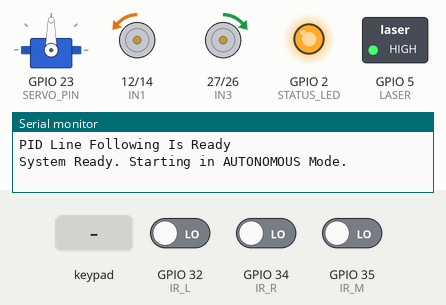
Simulated run of this sketch. Board: ESP32. On the bench: servo, motor-driver pin pairs drawn as motors (green arrow = first pin HIGH = forward, orange = second pin HIGH = backward, longer = more drive, scaled by the enable pin), switched loads named in the sketch (green lamp = pin HIGH), output pins drawn as LEDs (lit = HIGH), the last lines printed to the serial monitor. Inputs (shaded band) come from the test bench; at power-on: GPIO 32 (IR_L) LOW, GPIO 34 (IR_R) LOW, GPIO 35 (IR_M) LOW. Nothing arrives over Bluetooth unless stated.

Above: at 1.2 s.
1.3 s: key 'X' pressed
At 2.1 s:
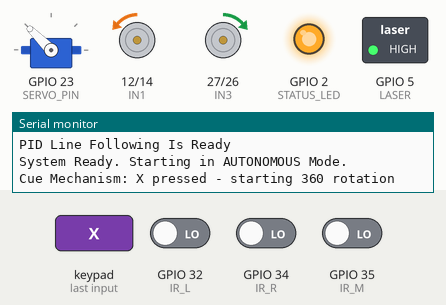
3.8 s: key 'T' pressed
At 8.91 s:
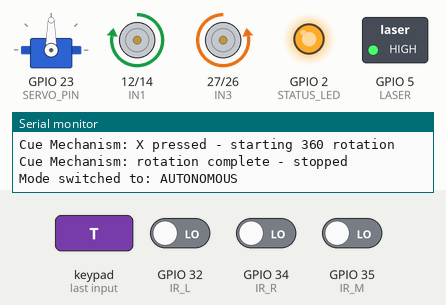
Timing chart, 0 to 10.5 s (numbered marks = the images above; inputs shaded):
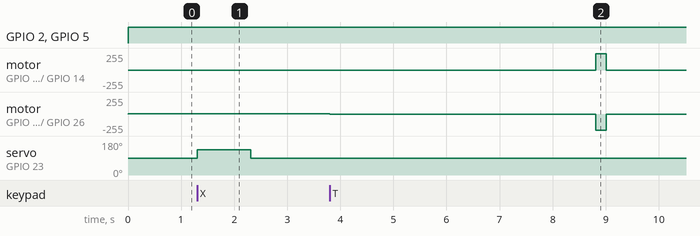

Measured:
- after the input at 1.3 s, servo on GPIO 23 (SERVO_PIN): 90° → 135° at once, → 90° 1.0 s later
- after the input at 3.8 s, motor on GPIO 12 (IN1) / GPIO 14 (IN2): backward 1/255 → stopped at once, → forward 244/255 5.0 s later, → stopped 0.20 s later; motor on GPIO 27 (IN3) / GPIO 26 (IN4): forward 1/255 → stopped at once, → backward 244/255 5.0 s later, → stopped 0.20 s later

The sketch:

Nightcrawler.ino
```cpp
#include <ps5Controller.h>
#include "Config.h"
#include "Motors.h"
#include "LineFollower.h"
#include "CueMechanism.h"

/* Robot Modes
*    AUTONOMOUS: Line Follower Mode
*    MANUAL: PS5 Controller Mode                     */
enum RobotMode { AUTONOMOUS, MANUAL };

/* Start As AUTONOMOUS Mode */
RobotMode currentMode = MANUAL;

bool lastTriangleState = false;

void setup() {
    Serial.begin(115200);
    pinMode(LASER, OUTPUT);
    pinMode(STATUS_LED, OUTPUT);
    initMotors();
    initSensors();
    initMechanism(SERVO_PIN);
    ps5.begin(PS5_MAC);

    Serial.println("System Ready. Starting in AUTONOMOUS Mode.");
}

void loop() {
    handleModeSwitching();

    if (currentMode == AUTONOMOUS) {
        runLineFollowerPID();
    } else {
        runManualControl();
    }

    delay(10); // Small delay to prevent watchdog timeout
}

void handleModeSwitching() {
    if (ps5.isConnected()) {
        digitalWrite(STATUS_LED, HIGH);
        digitalWrite(LASER, HIGH);
        bool triangleNow = ps5.Triangle();
        if (triangleNow && !lastTriangleState) {   // edge-triggered: fires once per press, not once per poll while held
            currentMode = (currentMode == AUTONOMOUS) ? MANUAL : AUTONOMOUS;

            // <<<<<<<<<<<<<<<<<< State transition cleanup >>>>>>>>>>>>>>>>>>
            stopMotors();              // never carry over motor speeds across a mode switch
            updateMechanism(false);    // false the cue mechanism

            if (currentMode == MANUAL) {
                // Leaving line-following: wipe the PID's error/integral/
                // derivative history so it doesn't reappear as a jolt When we switch back to AUTONOMOUS later. (BUG Mot3eb MOOOOT)
                resetLineFollowerPID();
            }

            /* Serial For Easier Debugging */
            Serial.print("Mode switched to: ");
            Serial.println(currentMode == AUTONOMOUS ? "AUTONOMOUS" : "MANUAL");
        }
        lastTriangleState = triangleNow;

    } else {
        digitalWrite(STATUS_LED, LOW);
        digitalWrite(LASER, LOW);
    }
}

void runManualControl() {
    if (!ps5.isConnected()) {
        stopMotors();
        return;
    }

    int lx = ps5.LStickX();
    int ly = ps5.LStickY();

    // <<<<<<<<<<<<<<<<<< Deadzone >>>>>>>>>>>>>>>>>>
    // Raw stick axes are roughly -128..127. Below this threshold the stick is considered neutral, which prevents drift/creep and PWM jitter from small resting offsets around center.
    if (abs(lx) < STICK_DEADZONE) lx = 0;
    if (abs(ly) < STICK_DEADZONE) ly = 0;

    // <<<<<<<<<<<<<<<<<< forward/steer >>>>>>>>>>>>>>>>>>>>>
    // intent, independent of which physical end of the chassis is currently the operational front:
    //   intentY > 0  -> stick pushed forward (up)
    //   intentX > 0  -> stick pushed right
    int intentY = map(ly, -128, 127, 255, -255);
    int intentX = map(lx, -128, 127, -MANUAL_MAX_STEER, MANUAL_MAX_STEER);

    // <<<<<<<<<<<<<<<<<< Manual-mode kinematic inversion >>>>>>>>>>>>>>>>>>>>>
    // In MANUAL mode the operational "front" is the physical BACK (Cue side), not the IR sensor side ( 3ashan Our Nightcrawler Is Creative Mooot )
    int speedY = -intentY;
    int steerX = -intentX;

    int leftMotor  = constrain(speedY + steerX, -MANUAL_MAX_SPEED, MANUAL_MAX_SPEED);
    int rightMotor = constrain(speedY - steerX, -MANUAL_MAX_SPEED, MANUAL_MAX_SPEED);

    setMotorSpeeds(leftMotor, rightMotor);

    /*<<<<<<<<<<<<<<< Serial For Easier Debugging >>>>>>>>>>>>>>> */
    // Serial.print("LX: ");   Serial.print(lx);
    // Serial.print(" LY: ");  Serial.print(ly);
    // Serial.print(" | speedY: "); Serial.print(speedY);
    // Serial.print(" steerX: ");   Serial.print(steerX);
    // Serial.print(" | L_motor: "); Serial.print(leftMotor);
    // Serial.print(" R_motor: ");   Serial.println(rightMotor);  /* Always Remember the Last One is Println ( 3ashan Msh Tefdal 2 hours msh 3aref el Code msh be respond leeeeeeeeeeeh ) */

    // /* Cue Control
    /*    Cross Button: Activate Cue Mechanism                     */
    updateMechanism(ps5.Cross());
}
```

CueMechanism.h
```cpp
#ifndef CUEMECHANISM_H
#define CUEMECHANISM_H

void initMechanism(int servoPin);
void updateMechanism(bool buttonHeld);

#endif
```

CueMechanism.ino
```cpp
#include <Arduino.h>
#include <ESP32Servo.h>
#include "CueMechanism.h"

Servo myServo;
static bool lastButtonHeld = false;

enum CueState { CUE_IDLE, CUE_SPINNING };
static CueState cueState = CUE_IDLE;
static unsigned long spinStartTime = 0;

const int CUE_SPIN_PULSE_US       = 2000;  // full speed, one direction
const int CUE_STOP_PULSE_US       = 1500;  // neutral / stop
const unsigned long CUE_ROTATION_MS = 1000;  // <-- TUNE THIS on your hardware

void initMechanism(int servoPin) {
    ESP32PWM::allocateTimer(1);
    ESP32PWM::allocateTimer(2);
    ESP32PWM::allocateTimer(3);

    myServo.setPeriodHertz(50);
    myServo.attach(servoPin, 500, 2500);
    myServo.writeMicroseconds(CUE_STOP_PULSE_US);  // make sure it starts stopped, not spinning
}

void updateMechanism(bool buttonHeld) {
    bool pressedNow = (buttonHeld && !lastButtonHeld);
    lastButtonHeld = buttonHeld;

    // Start a new cycle only if idle (ignores presses mid-spin)
    if (pressedNow && cueState == CUE_IDLE) {
        cueState = CUE_SPINNING;
        spinStartTime = millis();
        myServo.writeMicroseconds(CUE_SPIN_PULSE_US);
        Serial.println("Cue Mechanism: X pressed - starting 360 rotation");
    }

    if (cueState == CUE_SPINNING) {
        if (millis() - spinStartTime >= CUE_ROTATION_MS) {
            myServo.writeMicroseconds(CUE_STOP_PULSE_US);
            cueState = CUE_IDLE;
            Serial.println("Cue Mechanism: rotation complete - stopped");
        }
    }
    // CUE_IDLE: do nothing, servo stays stopped
}
```

LineFollower.h
```cpp
#ifndef LINEFOLLOWER_H
#define LINEFOLLOWER_H

/* Sensor Initialization
*    Intialize IR Sensor Pins                       */
void initSensors();
/* Start Line Follower
*    Start the line follower algorithm
*    Run Line Follower PID Control                     */
void runLineFollowerPID();

/* Reset PID State
*    Zeroes the error/integral/derivative accumulators and re-syncs the internal PID clock.
*    MUST be called whenever the robot leaves MODE_LINE_FOLLOWING so stale error/integral terms from before the  switch don't cause a jerk when the mode is re-entered.
*/
void resetLineFollowerPID();

#endif /* LINEFOLLOWER_H */
```

LineFollower.ino
```cpp
#include "Config.h"
#include "Motors.h"
#include "LineFollower.h"

static float error = 0, lastError = 0, integral = 0;
static unsigned long lastPIDTime = 0;

/* Checkpoint state machine states:
    CP_NONE:    no checkpoint sequence in progress
    CP_STOPPED: robot has stopped on the black strap, waiting for 5s dwell to complete
    CP_CLEARING: robot is creeping forward to clear the strap, waiting for 200ms creep to complete
    Used This Mechanism to avoid getting stuck in a loop of stopping and starting when the robot is on the black strap.
*/
enum CheckpointState { CP_NONE, CP_STOPPED, CP_CLEARING };
static CheckpointState cpState = CP_NONE; /* Intialize the checkpoint state machine to no checkpoint sequence in progress */
static unsigned long cpTimer = 0;  /* Timer for checkpoint dwell/clear timing */

static const unsigned long CHECKPOINT_STOP_MS  = 5000; // Wait time on the black strap
static const unsigned long CHECKPOINT_CLEAR_MS = 200;  // forward-creep time to clear the strap

void initSensors() {
    pinMode(IR_L, INPUT);
    pinMode(IR_M, INPUT);
    pinMode(IR_R, INPUT);

    lastPIDTime = millis();

    Serial.println("PID Line Following Is Ready ");
}

void resetLineFollowerPID() {
    error = 0;
    lastError = 0;
    integral = 0;
    lastPIDTime = millis();   // re-sync the clock so the next dt isn't inflated by time spent in another mode
    cpState = CP_NONE;        // abandon any in-progress checkpoint sequence 3ashan Lw El mode was switched mid-pause
}

void runLineFollowerPID() {
    /*<<<<<<<<<<<<<<<< Checkpoint >>>>>>>>>>>>>>>>*/
    // If a checkpoint sequence is already underway, service it and return
    if (cpState == CP_STOPPED) {
        if (millis() - cpTimer >= CHECKPOINT_STOP_MS) {
            // Move Forward To Over The Checkpoint
            setMotorSpeeds(-BASE_SPEED, -BASE_SPEED);
            cpTimer = millis();
            cpState = CP_CLEARING;
        }
        return; /* Lessa Mestany EL 5s Tekhlas */
    }

    if (cpState == CP_CLEARING) {
        if (millis() - cpTimer >= CHECKPOINT_CLEAR_MS) {
            stopMotors();
            // Reset PID state so the next time we enter line-following mode, we don't get a jerk from stale error/integral terms
            resetLineFollowerPID();
        }
        return; // Lessa Mestany EL 200ms Tekhlas
    }

    int L = digitalRead(IR_L);
    int M = digitalRead(IR_M);
    int R = digitalRead(IR_R);

    // Enter the checkpoint
    if (L == BLACK && M == BLACK && R == BLACK) {
        stopMotors();
        cpTimer = millis();
        cpState = CP_STOPPED;
        return;
    }

    if (L == BLACK && M == WHITE && R == WHITE)      error = -1;
    else if (L == BLACK && M == BLACK && R == WHITE) error = -2;
    else if (L == WHITE && M == BLACK && R == WHITE) error = 0;
    else if (L == WHITE && M == BLACK && R == BLACK) error = 2;
    else if (L == WHITE && M == WHITE && R == BLACK) error = 1;
    else if (L == BLACK && M == WHITE && R == BLACK)
    {
        stopMotors();
        return;
    }
    else {
        error = lastError; // sensors see nothing recognizable (line lost) - hold last known heading
    }

    /* <<<<<<<<<<<<<<<<<< Time-delta computation >>>>>>>>>>>>>>>>>>> */
    // Normalized to the nominal 10ms outer-loop period (see loop()'s
    // delay(10)) so Kp/Ki/Kd keep their existing tuning when dt == nominal.
    // Guards against dt == 0 (repeat calls) and against huge dt spikes
    // (e.g. right after the 5.7s checkpoint stall) which would otherwise
    // cause an integral/derivative kick.

    unsigned long now = millis();
    float dt = (now - lastPIDTime) / 10.0f;
    if (dt <= 0.0f || dt > 20.0f) dt = 1.0f;
    lastPIDTime = now;

    /* --------------------------------------------------- */

    /* <<<<<<<<<<<<<<<<<<< PID Computation >>>>>>>>>>>>>>> */
    integral += error * dt;
    integral = constrain(integral, -PID_INTEGRAL_LIMIT, PID_INTEGRAL_LIMIT); // anti-windup

    float derivative = (error - lastError) / dt;
    float output = (Kp * error) + (Ki * integral) + (Kd * derivative);
    lastError = error;
    /* --------------------------------------------------- */

    /*<<<<<<<<<<<<<<<<< For Fully PID Steering and Binding >>>>>>>>>>>>>>> */
    /* <<<<<<<<<<<<<<<<<< Differential Drive Output >>>>>>>>>>>>>>>>>>> */
    // Line drifted right (error < 0) -> output < 0 -> left wheel slows / right speeds up
    // Line drifted left  (error > 0) -> output > 0 -> left wheel speeds up / right slows
    //  int leftSpeed  = constrain((int)(-(BASE_SPEED - output)), -PWM_MAX, PWM_MAX);
    //  int rightSpeed = constrain((int)(-(BASE_SPEED + output)), -PWM_MAX, PWM_MAX);
    //  setMotorSpeeds(leftSpeed, rightSpeed);

    if (error == 0) {
    // Forward (normal PID)
    int leftSpeed  = constrain(BASE_SPEED - output, 0, 200);
    int rightSpeed = constrain(BASE_SPEED + output, 0, 200);

    ledcWrite(CH_ENA, rightSpeed);
    ledcWrite(CH_ENB, leftSpeed);

    digitalWrite(IN1, HIGH);  // Right forward
    digitalWrite(IN2, LOW);
    digitalWrite(IN3, LOW);
    digitalWrite(IN4, HIGH);  // Left forward

  } else if (error < 0) {
    // Rotate left in place
    int turnSpeed = 120;
    ledcWrite(CH_ENA, turnSpeed);
    ledcWrite(CH_ENB, turnSpeed);

    digitalWrite(IN1, HIGH);
    digitalWrite(IN2, LOW);   // Right forward
    digitalWrite(IN3, HIGH);
    digitalWrite(IN4, LOW);   // Left backward

  } else if (error > 0) {
    int turnSpeed = 120;
    // Rotate right in place
    ledcWrite(CH_ENA, turnSpeed);
    ledcWrite(CH_ENB, turnSpeed);

    digitalWrite(IN1, LOW);
    digitalWrite(IN2, HIGH);  // Right backward
    digitalWrite(IN3, LOW);
    digitalWrite(IN4, HIGH);  // Left forward
  }

    /*<<<<<<<<<<<<<<< Serial For Easier Debugging >>>>>>>>>>>>>>> */
    Serial.print("L="); Serial.print(L);
    Serial.print(" M="); Serial.print(M);
    Serial.print(" R="); Serial.print(R);
    Serial.print(" | Err="); Serial.print(error);
    Serial.print(" | Out="); Serial.println(output);
}   
```

Motors.h
```cpp
#ifndef MOTORS_H
#define MOTORS_H

/* MOTOR Initialization
*   Intializes the motor control pins and sets up PWM channels for motor speed control.     */
void initMotors();

/* MOTOR Speed Control
*   Sets the speed of the left and right motors.
*   Range: -PWM_MAX to +PWM_MAX (values outside this range are clamped internally).
*   Sign is direction (based on physical wiring), magnitude is duty cycle.     */
void setMotorSpeeds(int leftSpeed, int rightSpeed);

/* MOTOR Stop
*   Stops both motors (coast, zero duty cycle, both direction pins LOW).       */
void stopMotors();


#endif /* MOTORS_H */
```

Motors.ino
```cpp
#include "Config.h"
#include "Motors.h"


void initMotors() {
    pinMode(IN1, OUTPUT);
    pinMode(IN2, OUTPUT);
    pinMode(IN3, OUTPUT);
    pinMode(IN4, OUTPUT);

    ledcSetup(CH_ENA, PWM_FREQ, PWM_RES);
    ledcSetup(CH_ENB, PWM_FREQ, PWM_RES);
    ledcAttachPin(ENA, CH_ENA);
    ledcAttachPin(ENB, CH_ENB);

    stopMotors();
}

void setMotorSpeeds(int leftSpeed, int rightSpeed) {

    // guarantees we never leave a stale/garbage value on ledcWrite().
    leftSpeed  = constrain(leftSpeed,  -PWM_MAX, PWM_MAX);
    rightSpeed = constrain(rightSpeed, -PWM_MAX, PWM_MAX);

    // <<<<<<<<<<<< Left Motor (Channel B / IN3, IN4) >>>>>>>>>>>>
    if (leftSpeed > 0) {
        digitalWrite(IN3, HIGH);
        digitalWrite(IN4, LOW);
        ledcWrite(CH_ENB, leftSpeed);
    } else if (leftSpeed < 0) {
        digitalWrite(IN3, LOW);
        digitalWrite(IN4, HIGH);
        ledcWrite(CH_ENB, -leftSpeed);
    } else {
        // Explicit coast at zero speed: both direction pins LOW.
        // Never allow both IN3/IN4 HIGH at once (H-bridge shoot-through).
        digitalWrite(IN3, LOW);
        digitalWrite(IN4, LOW);
        ledcWrite(CH_ENB, 0);
    }

    // <<<<<<<<<<<< Right Motor (Channel A / IN1, IN2) >>>>>>>>>>>>
    // NOTE: right motor's HIGH/LOW polarity is intentionally mirrored As To Make it drive towards the (IR sensor array).
    if (rightSpeed > 0) {
        digitalWrite(IN1, LOW);
        digitalWrite(IN2, HIGH);
        ledcWrite(CH_ENA, rightSpeed);
    } else if (rightSpeed < 0) {
        digitalWrite(IN1, HIGH);
        digitalWrite(IN2, LOW);
        ledcWrite(CH_ENA, -rightSpeed);
    } else {
        digitalWrite(IN1, LOW);
        digitalWrite(IN2, LOW);
        ledcWrite(CH_ENA, 0);
    }
}

void stopMotors() {
    ledcWrite(CH_ENA, 0);
    ledcWrite(CH_ENB, 0);
    digitalWrite(IN1, LOW);
    digitalWrite(IN2, LOW);
    digitalWrite(IN3, LOW);
    digitalWrite(IN4, LOW);
}
```

Config.h
```cpp
#ifndef CONFIG_H
#define CONFIG_H

/*<<<<<<<<<<<<<<<<<<<<<<<<< PS5 Controller MAC ADDRESS >>>>>>>>>>>>>>>>>>>>>>>>>>>*/
#define PS5_MAC "90:b6:85:a9:fe:67"

/*<<<<<<<<<<<<<<<<<<<<<<<<< Motor >>>>>>>>>>>>>>>>>>>>>>>>>>>*/
#define ENA 13
#define IN1 12
#define IN2 14
#define ENB 25
#define IN3 27
#define IN4 26

/*<<<<<<<<<<<<<<<<<<<<<<<<< PWM >>>>>>>>>>>>>>>>>>>>>>>>>>>*/
#define PWM_FREQ              5000
#define PWM_RES                8
#define CH_ENA                 0
#define CH_ENB                 1
#define PWM_MAX               255   // Highest duty cycle for 8-bit PWM (0-255)

/*<<<<<<<<<<<<<<<<<<<<<<<<< IR Sensor >>>>>>>>>>>>>>>>>>>>>>>>>>>*/
#define IR_L 32
#define IR_M 35
#define IR_R 34

#define WHITE HIGH
#define BLACK LOW

/*<<<<<<<<<<<<<<<<<<<<<<<<< PID Tuning >>>>>>>>>>>>>>>>>>>>>>>>>>>*/
const float Kp = 60.0;
const float Ki = 0.001;
const float Kd = 25.0;
const int BASE_SPEED = 245;
const float PID_INTEGRAL_LIMIT = 100.0;   // anti-windup clamp on the accumulator ( Prevent Violent Spinning When The Robot Leaves The Line or Stuck )

/*<<<<<<<<<<<<<<<<<<<<<<<<< Manual Control >>>>>>>>>>>>>>>>>>>>>>>>>>>*/
#define STICK_DEADZONE      15           // +/- percent-equivalent (of +/-128 range) treated as neutral
#define MANUAL_MAX_SPEED    250
#define MANUAL_MAX_STEER    180

/*<<<<<<<<<<<<<<<<<<<<<<<<< Impulse Mechanism >>>>>>>>>>>>>>>>>>>>>>>>>>>*/
#define SERVO_PIN       23
#define STATUS_LED      2
#define LASER           5


#endif /* CONFIG_H */
```
